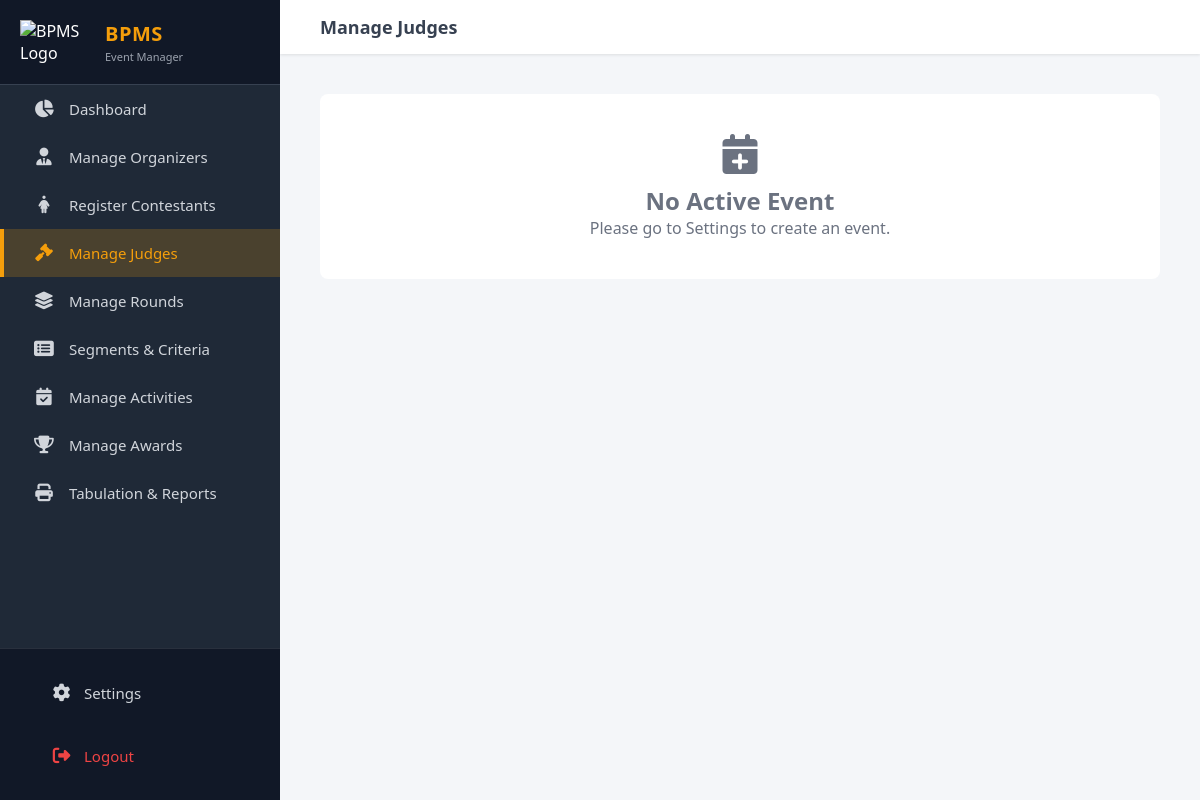
The app's page /judges.php (signed in), older data.
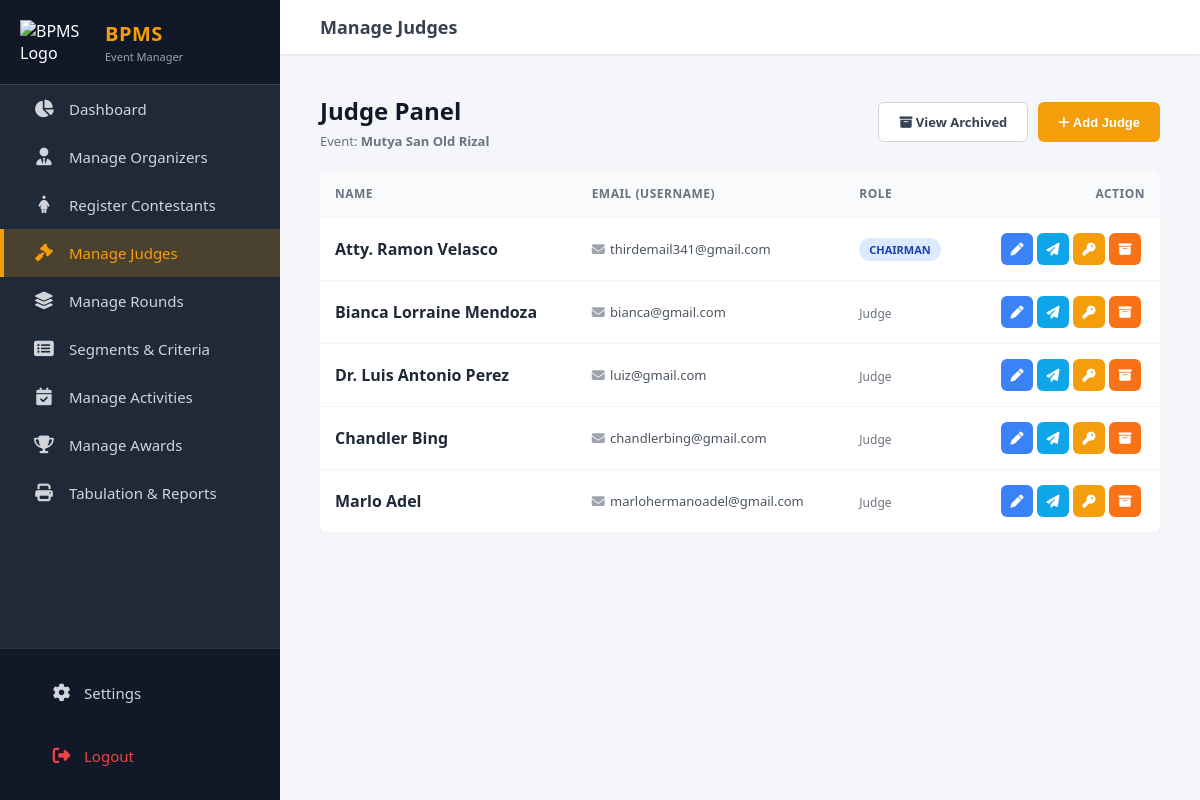
The same page, newer data.
### tables this page shows
CREATE TABLE `events` (
  `id` int(11) NOT NULL,
  `manager_id` int(11) NOT NULL,
  `title` varchar(255) NOT NULL,
  `event_date` date NOT NULL,
  `venue` varchar(255) NOT NULL,
  `status` enum('Inactive','Active','Completed') DEFAULT 'Inactive',
  `is_deleted` tinyint(1) DEFAULT 0,
  `created_at` timestamp NOT NULL DEFAULT current_timestamp()
);

CREATE TABLE `event_judges` (
  `id` int(11) NOT NULL,
  `event_id` int(11) NOT NULL,
  `judge_id` int(11) NOT NULL,
  `is_chairman` tinyint(1) DEFAULT 0,
  `status` enum('Active','Inactive') DEFAULT 'Active',
  `is_deleted` tinyint(1) DEFAULT 0,
  `assigned_at` timestamp NOT NULL DEFAULT current_timestamp()
);

CREATE TABLE `users` (
  `id` int(11) NOT NULL,
  `created_by` int(11) DEFAULT NULL,
  `name` varchar(100) NOT NULL,
  `email` varchar(255) NOT NULL,
  `phone` varchar(20) DEFAULT NULL,
  `password` varchar(255) NOT NULL,
  `role` enum('Event Manager','Tabulator','Judge Coordinator','Contestant Manager','Judge','Contestant') NOT NULL DEFAULT 'Contestant',
  `status` enum('Active','Inactive') DEFAULT 'Active',
  `is_deleted` tinyint(1) DEFAULT 0,
  `created_at` timestamp NOT NULL DEFAULT current_timestamp()
);

### public/judges.php (the view, shortened to what the changed rows need)
<?php
require_once __DIR__ . '/../app/config/database.php';
$manager_id = $_SESSION['user_id'];
$view = $_GET['view'] ?? 'active';
$status_filter = ($view === 'archived') ? 'Inactive' : 'Active';
$evt_sql = "SELECT id, title FROM events WHERE manager_id = ? AND status = 'Active' LIMIT 1";
$evt_stmt = $conn->prepare($evt_sql);
$evt_stmt->bind_param("i", $manager_id);
$evt_stmt->execute();
$active_event = $evt_stmt->get_result()->fetch_assoc();
$judges = [];
if ($active_event) {
    $event_id = $active_event['id'];
    $sql = "SELECT ej.id as link_id, ej.is_chairman, ej.judge_id,
                   u.name, u.email
            FROM event_judges ej
            JOIN users u ON ej.judge_id = u.id
            WHERE ej.event_id = ?
              AND ej.status = ?
              AND ej.is_deleted = 0";
    $stmt = $conn->prepare($sql);
    $stmt->bind_param("is", $event_id, $status_filter);
    $stmt->execute();
    $judges = $stmt->get_result()->fetch_all(MYSQLI_ASSOC);
}
?>
<!DOCTYPE html>
<html lang="en">
<head>
    <link rel="stylesheet" href="./assets/css/style.css?v=5">
    <link rel="stylesheet" href="https://cdnjs.cloudflare.com/ajax/libs/font-awesome/6.4.0/css/all.min.css">
</head>
<body>
    <div class="main-wrapper">
        <div class="content-area">
            <div class="container">
                <?php if (!$active_event): ?>
                    <div style="text-align:center; padding: 40px; color: #6b7280; background:white; border-radius:8px;">
                        <i class="fas fa-calendar-plus" style="font-size: 40px; margin-bottom: 10px;"></i>
                        <h2>No Active Event</h2>
                        <p>Please go to Settings to create an event.</p>
                    </div>
                <?php else: ?>
                    <div class="page-header">
                        <div>
                            <h2 style="color: #111827; margin:0;">
                                <?= ($view === 'archived') ? 'Archived Judges' : 'Judge Panel' ?>
                            </h2>
                            <p style="color: #6b7280; font-size: 13px; margin-top:5px;">Event: <strong><?= htmlspecialchars($active_event['title']) ?></strong></p>
                        </div>
                        <div class="header-actions">
                            <?php if ($view === 'active'): ?>
                                <a href="?view=archived" class="btn-secondary"><i class="fas fa-archive"></i> View Archived</a>
                                <button class="btn-add" onclick="openModal('addModal')"><i class="fas fa-plus"></i> Add Judge</button>
                            <?php else: ?>
                                <a href="?view=active" class="btn-secondary">← Back to Active List</a>
                            <?php endif; ?>
                        </div>
                    </div>
                    <div class="table-card" style="overflow-x:auto;">
                        <table class="data-table">
                            <thead>
                                <tr>
                                    <th>Name</th>
                                    <th>Email (Username)</th>
                                    <th>Role</th>
                                    <th style="text-align:right;">Action</th>
                                </tr>
                            </thead>
                            <tbody>
                                <?php if (empty($judges)): ?>
                                    <tr><td colspan="4" style="text-align:center; padding:30px; color:#9ca3af;">No judges found.</td></tr>
                                <?php else: ?>
                                    <?php foreach ($judges as $j): ?>
                                        <tr>
                                            <td style="font-weight:600; color:#1f2937;"><?= htmlspecialchars($j['name']) ?></td>
                                            <td style="color:#4b5563; font-size:13px;"><i class="fas fa-envelope" style="color:#9ca3af; width:15px;"></i> <?= htmlspecialchars($j['email']) ?></td>
                                            <td><?= $j['is_chairman'] ? '<span class="badge-chairman">Chairman</span>' : '<span class="badge-judge">Judge</span>' ?></td>
                                            <td style="text-align:right;">
                                                <div style="display:inline-flex;">
                                                <?php if ($view === 'active'): ?>
                                                    <button class="icon-btn btn-edit" onclick='openEditModal(<?= json_encode($j) ?>)' title="Edit Details"><i class="fas fa-pen"></i></button>
                                                    <form action="../api/resend_email.php" method="POST" style="margin:0;" onsubmit="return confirm('Send a reminder email?');">
                                                        <button type="submit" class="icon-btn btn-reminder" title="Send Reminder"><i class="fas fa-paper-plane"></i></button>
                                                    </form>
                                                    <form action="../api/resend_email.php" method="POST" style="margin:0;" onsubmit="return confirm('WARNING: Reset password?');">
                                                        <button type="submit" class="icon-btn btn-reset" title="Reset Password"><i class="fas fa-key"></i></button>
                                                    </form>
                                                    <button type="button" class="icon-btn btn-archive" onclick="triggerAction('remove', <?= $j['link_id'] ?>)" title="Archive"><i class="fas fa-archive"></i></button>
                                                <?php endif; ?>
                                                </div>
                                            </td>
                                        </tr>
                                    <?php endforeach; ?>
                                <?php endif; ?>
                            </tbody>
                        </table>
                    </div>
                <?php endif; ?>
            </div>
        </div>
    </div>
</body>
</html>

Row changes from the older to the newer data that the page shows:
added events: title "Mutya San Old Rizal"
added event_judges: judge.name "Atty. Ramon Velasco", judge.email "thirdemail341@gmail.com", is_chairman "CHAIRMAN"
added event_judges: judge.name "Bianca Lorraine Mendoza", judge.email "bianca@gmail.com", is_chairman "Judge"
added event_judges: judge.name "Dr. Luis Antonio Perez", judge.email "luiz@gmail.com", is_chairman "Judge"
added event_judges: judge.name "Chandler Bing", judge.email "chandlerbing@gmail.com", is_chairman "Judge"
added event_judges: judge.name "Marlo Adel", judge.email "marlohermanoadel@gmail.com", is_chairman "Judge"
Text that changed along with them:
text no longer shown: "No Active Event Please go to Settings to create an event."
text now shown: "Judge Panel Event: View Archived Add Judge NAME EMAIL (USERNAME) ROLE ACTION"
